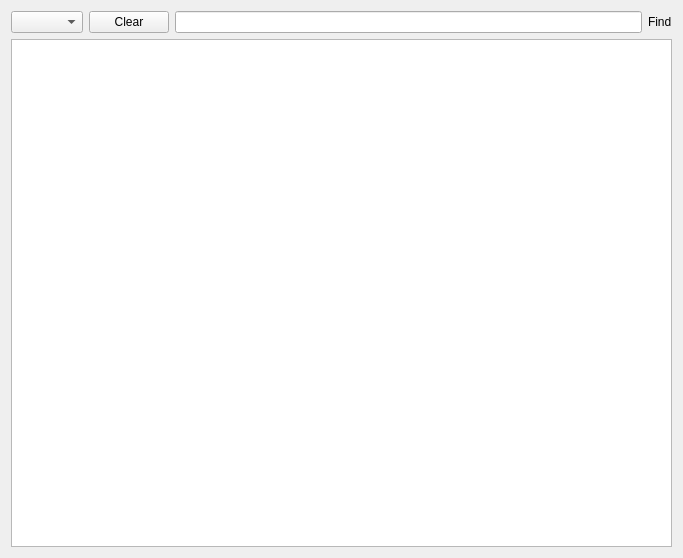
<?xml version="1.0" encoding="UTF-8"?>
<ui version="4.0">
 <class>LoggerDebugWindow</class>
 <widget class="QWidget" name="LoggerDebugWindow">
  <property name="geometry">
   <rect>
    <x>0</x>
    <y>0</y>
    <width>683</width>
    <height>558</height>
   </rect>
  </property>
  <property name="windowTitle">
   <string>Logger Debug Window</string>
  </property>
  <layout class="QVBoxLayout" name="verticalLayout">
   <item>
    <layout class="QHBoxLayout" name="horizontalLayout">
     <item>
      <widget class="QComboBox" name="severityLevelComboBox"/>
     </item>
     <item>
      <widget class="QPushButton" name="clearButton">
       <property name="text">
        <string>Clear</string>
       </property>
      </widget>
     </item>
     <item>
      <widget class="QLineEdit" name="searchLineEdit"/>
     </item>
     <item>
      <widget class="QLabel" name="label">
       <property name="text">
        <string>Find</string>
       </property>
      </widget>
     </item>
    </layout>
   </item>
   <item>
    <widget class="QTextBrowser" name="textBrowser"/>
   </item>
  </layout>
 </widget>
 <resources/>
 <connections/>
</ui>
